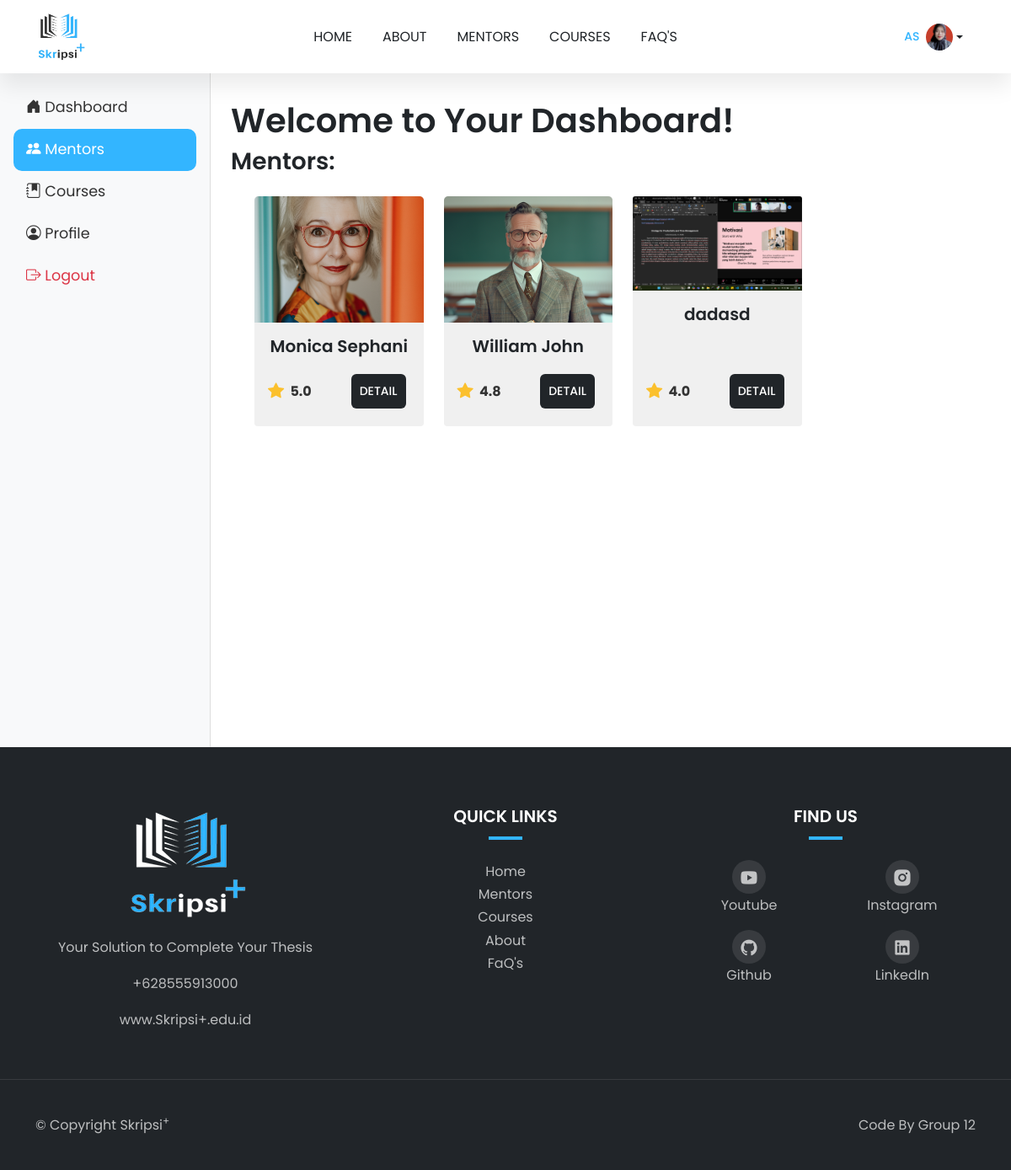
The app's page /dashboard-mentors/ (signed in), older data.
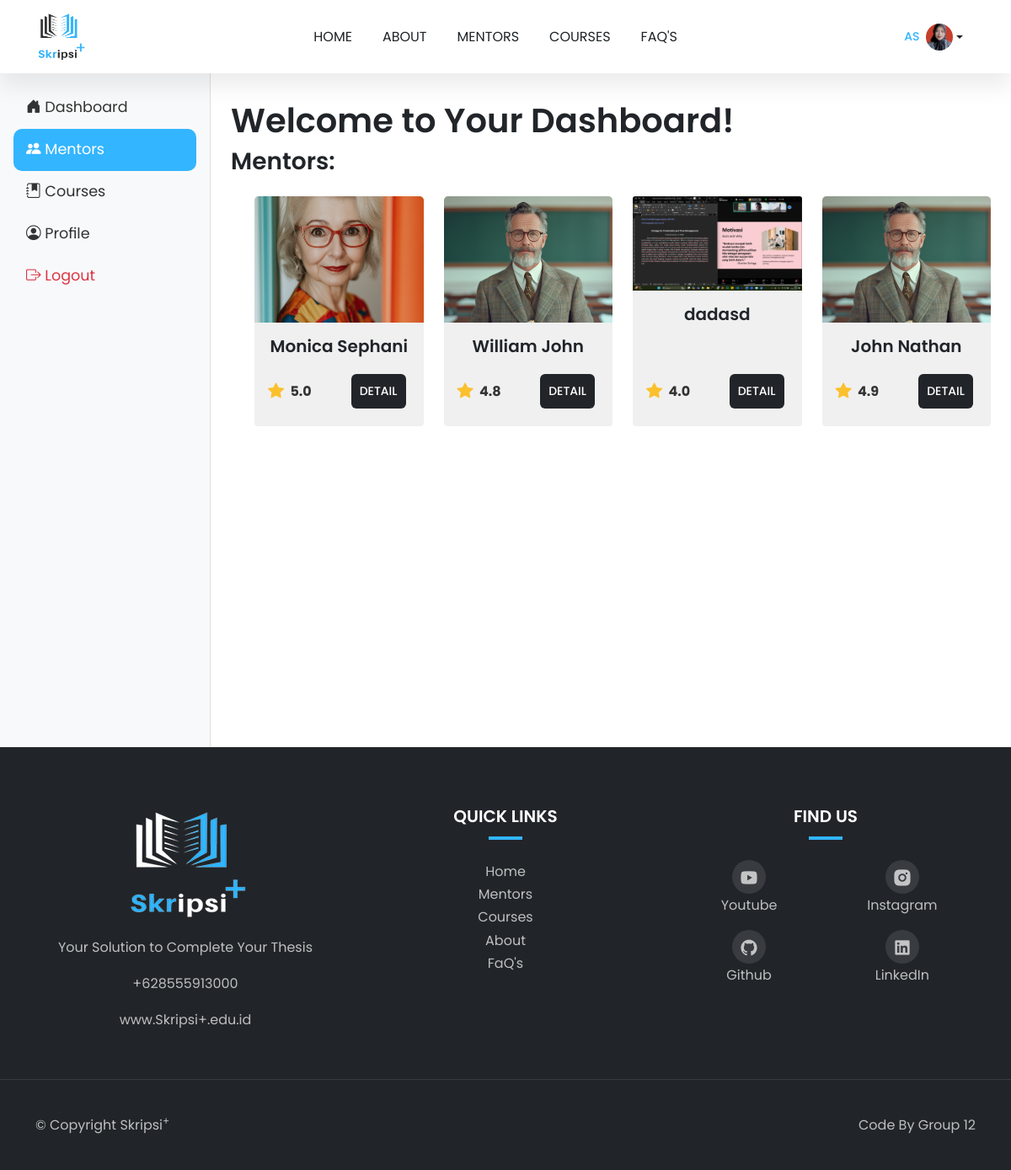
The same page, newer data.
### public_app/models.py (models this page shows, shortened)
class Purchase(models.Model):
    user = models.ForeignKey(settings.AUTH_USER_MODEL, on_delete=models.CASCADE)
    mentor = models.ForeignKey(Mentor, on_delete=models.SET_NULL, null=True, blank=True)
    course = models.ForeignKey(Course, on_delete=models.SET_NULL, null=True, blank=True)
    purchased_at = models.DateTimeField(auto_now_add=True)

class Mentor(models.Model):
    name = models.CharField(max_length=100)
    image = models.ImageField(upload_to='mentors/')
    rating = models.DecimalField(max_digits=2, decimal_places=1)
    experience = models.PositiveIntegerField(help_text="Experience in years")
    specialization = models.CharField(max_length=100)
    bio = models.TextField()
    education = models.TextField(help_text="Educational background")
    skills = models.TextField(help_text="Comma-separated list of skills")
    price = models.DecimalField(max_digits=10, decimal_places=3, default=0.0, help_text="Consultation fee")

### public_app/views.py (the view)
# urls.py: path('dashboard-mentors/', views.dashboard_mentors, name='dashboard_mentors'),
@login_required(login_url='account_login')
def dashboard_mentors(request):
    purchases = Purchase.objects.filter(user=request.user)
    return render(request, 'dashboard-mentors.html', {'purchases': purchases})

### public_app/templates/dashboard-mentors.html (shortened to what this page needs)
{% extends 'layouts/base.html' %} {% block content %}
<div class="d-flex">
    <nav class="sidebar bg-light p-3 d-none d-md-block" id="sidebar" style="min-width: 250px; transition: transform 0.3s ease-in-out;">
        <ul class="nav flex-column">
        <li class="nav-item">
            <a class="nav-link {% if request.resolver_match.url_name == 'dashboard' %}active{% endif %}" href="{% url 'dashboard' %}">
            <i class="bi bi-house-door-fill"></i> Dashboard
            </a>
        </li>
        <li class="nav-item">
            <a class="nav-link {% if request.resolver_match.url_name == 'dashboard_mentors' %}active{% endif %}" href="{% url 'dashboard_mentors' %}">
            <i class="bi bi-people-fill"></i> Mentors
            </a>
        </li>
        <li class="nav-item">
            <a class="nav-link {% if request.resolver_match.url_name == 'dashboard_courses' %}active{% endif %}" href="{% url 'dashboard_courses' %}">
            <i class="bi bi-journal-bookmark-fill"></i> Courses
            </a>
        </li>
        <li class="nav-item">
            <a class="nav-link {% if request.resolver_match.url_name == 'profile' %}active{% endif %}" href="{% url 'profile' %}">
            <i class="bi bi-person-circle"></i> Profile
            </a>
        </li>
        <li class="nav-item">
            <a class="nav-link text-danger" href="{% url 'account_logout' %}">
            <i class="bi bi-box-arrow-right"></i> Logout
            </a>
        </li>
        </ul>
    </nav>
    <main class="flex-grow-1 mt-2">
      <div class="content-dashboard p-4">
        <h1>Welcome to Your Dashboard!</h1>
        <h3>Mentors:</h3>
        <div class="row ms-lg-3 mb-3">
          {% for purchase in purchases %}
            {% if purchase.mentor %}
              <div class="col-lg-3 col-md-6 mt-3">
                <div class="card h-100" style="width: 100%">
                  <div class="image-zoom">
                    <div class="image-zoom-wrapper">
                      <img
                        src="{{ purchase.mentor.image.url }}"
                        class="card-img-top"
                        alt="{{ purchase.mentor.name }}"
                      />
                    </div>
                  </div>
                  <div class="card-body d-flex flex-column text-center">
                    <h5 class="card-title mb-3">{{ purchase.mentor.name }}</h5>
                    <div
                      class="mt-auto d-flex justify-content-between align-items-center"
                    >
                      <div class="rating d-flex align-items-center">
                        <i class="bi bi-star-fill"></i>
                        <span class="ms-1">{{ purchase.mentor.rating }}</span>
                      </div>
                      <a
                        href="{% url 'mentor_detail' purchase.mentor.id %}"
                        class="btn btn-brand"
                        >Detail</a
                      >
                    </div>
                  </div>
                </div>
              </div>
            {% endif %}
          {% endfor %}
        </div>
      </div>
    </main>
</div>
{% endblock content %}

Row changes from the older to the newer data that the page shows:
added Purchase: mentor.image (picture), mentor.name "John Nathan", mentor.rating "4.9"
